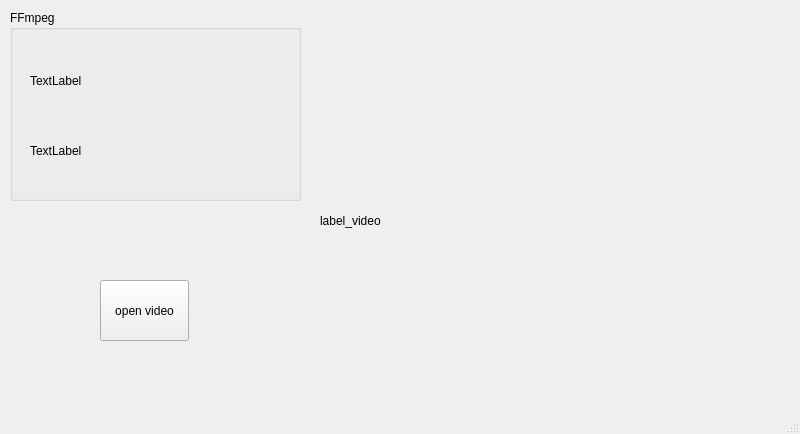
<?xml version="1.0" encoding="UTF-8"?>
<ui version="4.0">
 <class>MainWindow</class>
 <widget class="QMainWindow" name="MainWindow">
  <property name="geometry">
   <rect>
    <x>0</x>
    <y>0</y>
    <width>800</width>
    <height>434</height>
   </rect>
  </property>
  <property name="windowTitle">
   <string>MainWindow</string>
  </property>
  <widget class="QWidget" name="centralwidget">
   <widget class="QGroupBox" name="groupBox">
    <property name="geometry">
     <rect>
      <x>10</x>
      <y>10</y>
      <width>291</width>
      <height>191</height>
     </rect>
    </property>
    <property name="title">
     <string>FFmpeg </string>
    </property>
    <widget class="QLabel" name="label_version">
     <property name="geometry">
      <rect>
       <x>20</x>
       <y>50</y>
       <width>221</width>
       <height>41</height>
      </rect>
     </property>
     <property name="text">
      <string>TextLabel</string>
     </property>
    </widget>
    <widget class="QLabel" name="label_version_2">
     <property name="geometry">
      <rect>
       <x>20</x>
       <y>120</y>
       <width>221</width>
       <height>41</height>
      </rect>
     </property>
     <property name="text">
      <string>TextLabel</string>
     </property>
    </widget>
   </widget>
   <widget class="QLabel" name="label_video">
    <property name="geometry">
     <rect>
      <x>320</x>
      <y>40</y>
      <width>461</width>
      <height>361</height>
     </rect>
    </property>
    <property name="text">
     <string>label_video</string>
    </property>
   </widget>
   <widget class="QPushButton" name="pushButton">
    <property name="geometry">
     <rect>
      <x>100</x>
      <y>280</y>
      <width>89</width>
      <height>61</height>
     </rect>
    </property>
    <property name="text">
     <string>open video</string>
    </property>
   </widget>
  </widget>
  <widget class="QMenuBar" name="menubar">
   <property name="geometry">
    <rect>
     <x>0</x>
     <y>0</y>
     <width>800</width>
     <height>27</height>
    </rect>
   </property>
  </widget>
  <widget class="QStatusBar" name="statusbar"/>
 </widget>
 <resources/>
 <connections/>
</ui>
